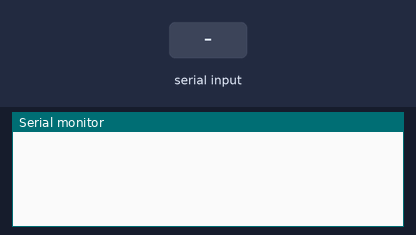
A sketch run on a simulated ESP8266 (NodeMCU). Shown: the last lines printed to the serial monitor. The test bench sets the inputs (shaded band). WiFi joins after 1.5 s; servers stay silent unless stated; uploads are accepted with an empty reply.

Above: at 5.2 s.
5.3 s: "90,45\n" received over the second serial link
At 6.5 s:
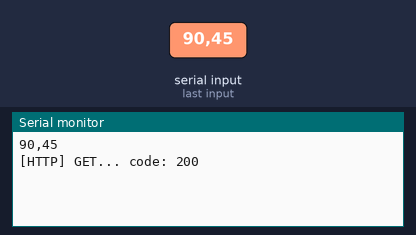
7.2 s: "5\n" received over the second serial link
At 7.36 s:
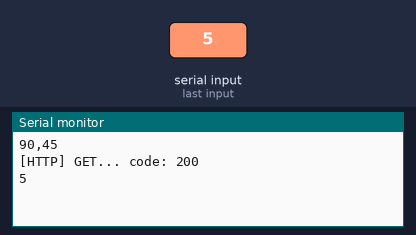

The sketch:

RandnumSender.ino
```cpp
#define rxPin 5
#define txPin 4

#include <ESP8266WiFi.h>
#include <ESP8266WiFiMulti.h>
#include <ESP8266HTTPClient.h>
#include <SoftwareSerial.h>

ESP8266WiFiMulti WiFiMulti;

SoftwareSerial zigbee(rxPin, txPin);

void sendRandomNumber(int number);
void handleSerialCommand(char letter);

String serialCmd;

void setup() {
    Serial.begin(57600);
    zigbee.begin(9600);

    for(uint8_t t = 4; t > 0; t--) {
        //Serial.printf("[SETUP] WAIT %d...\n", t);
        //Serial.flush();
        delay(1000);
    }

    WiFiMulti.addAP("zooi", "daag");
}

void loop() {
    // wait for WiFi connection
    if((WiFiMulti.run() == WL_CONNECTED)) {

      //Receive communication from router zigbee:
      if(zigbee.available()) {
        char letter = zigbee.read();
        Serial.write(letter);
        handleSerialCommand(letter);
      }
    }
}

void handleSerialCommand(char letter) {
  if(letter != '\n' && letter != '\r') {
    serialCmd += letter;
  }
  else if(serialCmd.length() > 0) {
    int number = serialCmd.toInt();
    sendRandomNumber(number);
    serialCmd = "";
  }
}

void sendRandomNumber(int number) {
  HTTPClient http;
  String request = "http://192.168.1.132:8080/apiv2/random";
  String body = "{ \"Number\": ";
  body += number;
  body += " }";

  http.begin(request); //HTTP
  http.addHeader("Content-Type", "application/json;charset=utf-8");
  http.addHeader("cache-control", "no-cache");

  int httpCode = http.sendRequest("PUT", body);

  Serial.printf("[HTTP] GET... code: %d\n", httpCode);

  if(httpCode == HTTP_CODE_OK) {
      String payload = http.getString();
      Serial.println(payload);
  }
  else {
    Serial.printf("[HTTP] GET... failed, error: %s\n", http.errorToString(httpCode).c_str());
  }

  http.end();
}
```

Measured:
- after the input at 5.3 s, the serial monitor: prints a new line after 0.20 s (image 1)
- after the input at 7.2 s, the serial monitor: prints a new line at once (image 2)
